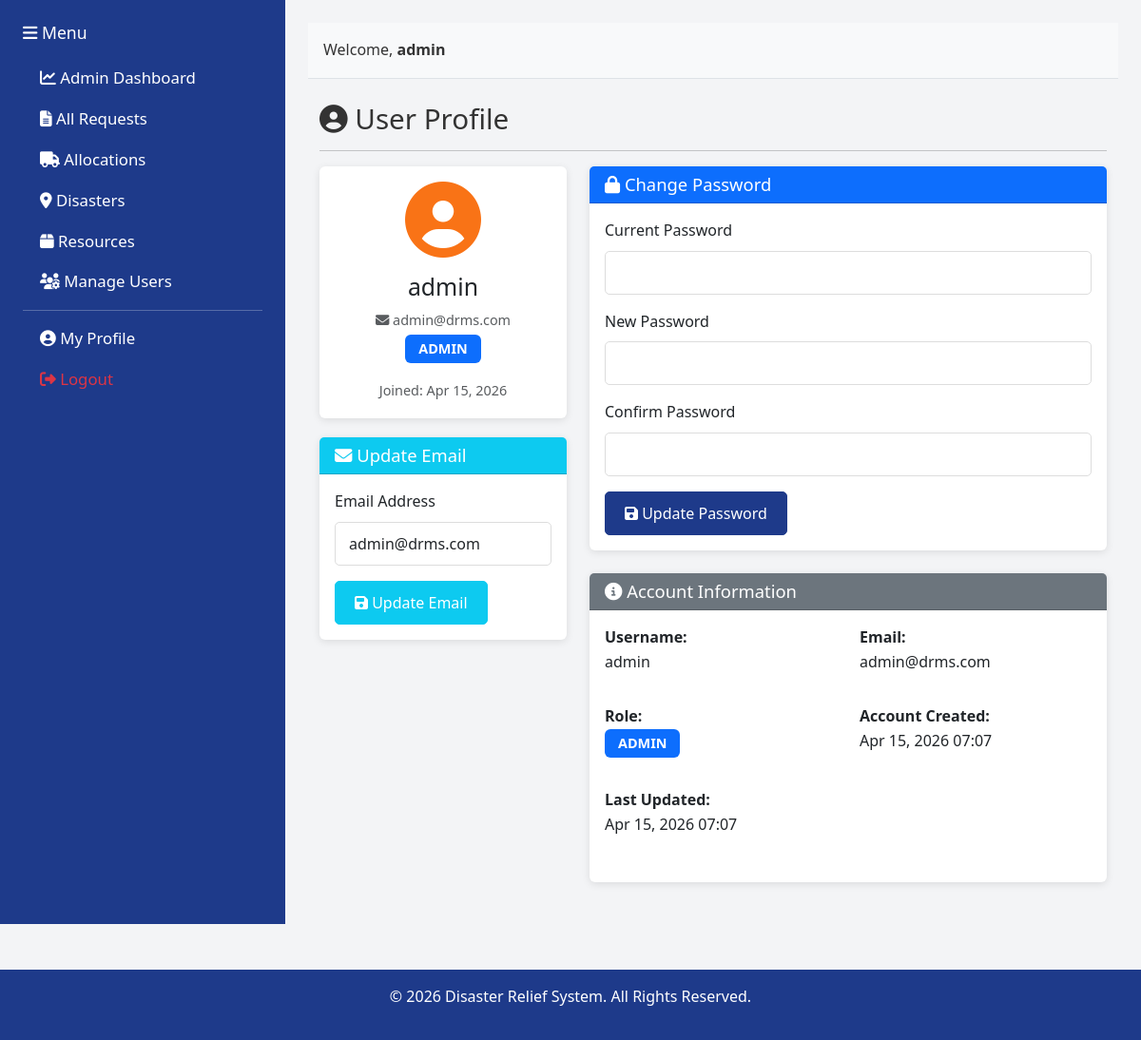
The app's page /profile.php (signed in) with its own data.
### tables this page shows
CREATE TABLE IF NOT EXISTS `users` (
    `id` INT PRIMARY KEY AUTO_INCREMENT,
    `username` VARCHAR(100) NOT NULL UNIQUE,
    `email` VARCHAR(255) DEFAULT NULL UNIQUE,
    `password` VARCHAR(255) NOT NULL,
    `role` VARCHAR(50) NOT NULL DEFAULT 'user',
    `location` VARCHAR(255),
    `created_at` TIMESTAMP DEFAULT CURRENT_TIMESTAMP,
    `updated_at` TIMESTAMP DEFAULT CURRENT_TIMESTAMP ON UPDATE CURRENT_TIMESTAMP
);

### config/auth.php (called while the page is built, shortened)
<?php
function is_logged_in() {
    return isset($_SESSION['user_id']);
}
function get_user_info() {
    global $conn;
    $user_id = $_SESSION['user_id'];
    $query = "SELECT * FROM users WHERE id = ?";
    $stmt = $conn->prepare($query);
    $stmt->bind_param("i", $user_id);
    $stmt->execute();
    return $stmt->get_result()->fetch_assoc();
}
?>

### profile.php (the view, shortened to what this page needs)
<?php
require_once 'config/database.php';
require_once 'config/auth.php';
$user = get_user_info();
?>
<!DOCTYPE html>
<html lang="en">
<head>
    <link href="https://cdn.jsdelivr.net/npm/bootstrap@5.3.0/dist/css/bootstrap.min.css" rel="stylesheet">
    <link href="https://cdnjs.cloudflare.com/ajax/libs/font-awesome/6.4.0/css/all.min.css" rel="stylesheet">
    <link href="assets/css/style.css" rel="stylesheet">
</head>
<body>
    <div class="container-fluid">
        <div class="row" style="min-height: 100vh;">
            <?php include 'includes/sidebar.php'; ?>
            <div class="col-md-9 p-4" style="background-color: #F3F4F6;">
                <?php include 'includes/header.php'; ?>
                <div class="container mt-4">
                    <h2><i class="fas fa-user-circle"></i> User Profile</h2>
                    <hr>
                    <div class="row">
                        <div class="col-md-4">
                            <div class="card">
                                <div class="card-body text-center">
                                    <i class="fas fa-user-circle" style="font-size: 80px; color: #F97316;"></i>
                                    <h3 class="mt-3"><?php echo htmlspecialchars($user['username']); ?></h3>
                                    <?php if (!empty($user['email'])): ?>
                                        <p class="text-muted mb-1"><i class="fas fa-envelope"></i> <?php echo htmlspecialchars($user['email']); ?></p>
                                    <?php endif; ?>
                                    <p class="text-muted">
                                        <span class="badge bg-primary"><?php echo strtoupper($user['role']); ?></span>
                                    </p>
                                    <small class="text-muted">
                                        Joined: <?php echo date('M d, Y', strtotime($user['created_at'])); ?>
                                    </small>
                                </div>
                            </div>
                            <div class="card mt-3">
                                <div class="card-header bg-info text-white">
                                    <h5 class="mb-0"><i class="fas fa-envelope"></i> Update Email</h5>
                                </div>
                                <div class="card-body">
                                    <form method="POST" action="">
                                        <div class="mb-3">
                                            <label for="email" class="form-label">Email Address</label>
                                            <input type="email" class="form-control" id="email" name="email"
                                                   value="<?php echo htmlspecialchars($user['email'] ?? ''); ?>"
                                                   placeholder="Enter your email address">
                                        </div>
                                        <button type="submit" class="btn btn-info text-white">
                                            <i class="fas fa-save"></i> Update Email
                                        </button>
                                    </form>
                                </div>
                            </div>
                        </div>
                        <div class="col-md-8">
                            <div class="card">
                                <div class="card-header bg-primary text-white">
                                    <h5 class="mb-0"><i class="fas fa-lock"></i> Change Password</h5>
                                </div>
                                <div class="card-body">
                                    <form method="POST" action="">
                                        <div class="mb-3">
                                            <label for="current_password" class="form-label">Current Password</label>
                                            <input type="password" class="form-control" id="current_password" name="current_password" required>
                                        </div>
                                        <div class="mb-3">
                                            <label for="new_password" class="form-label">New Password</label>
                                            <input type="password" class="form-control" id="new_password" name="new_password" required>
                                        </div>
                                        <div class="mb-3">
                                            <label for="confirm_password" class="form-label">Confirm Password</label>
                                            <input type="password" class="form-control" id="confirm_password" name="confirm_password" required>
                                        </div>
                                        <button type="submit" class="btn btn-primary">
                                            <i class="fas fa-save"></i> Update Password
                                        </button>
                                    </form>
                                </div>
                            </div>
                            <div class="card mt-4">
                                <div class="card-header bg-secondary text-white">
                                    <h5 class="mb-0"><i class="fas fa-info-circle"></i> Account Information</h5>
                                </div>
                                <div class="card-body">
                                    <div class="row mb-3">
                                        <div class="col-md-6">
                                            <strong>Username:</strong>
                                            <p><?php echo htmlspecialchars($user['username']); ?></p>
                                        </div>
                                        <div class="col-md-6">
                                            <strong>Email:</strong>
                                            <p><?php echo htmlspecialchars($user['email'] ?? 'Not set'); ?></p>
                                        </div>
                                    </div>
                                    <div class="row mb-3">
                                        <div class="col-md-6">
                                            <strong>Role:</strong>
                                            <p><span class="badge bg-primary"><?php echo strtoupper($user['role']); ?></span></p>
                                        </div>
                                        <div class="col-md-6">
                                            <strong>Account Created:</strong>
                                            <p><?php echo date('M d, Y H:i', strtotime($user['created_at'])); ?></p>
                                        </div>
                                    </div>
                                    <div class="row mb-3">
                                        <div class="col-md-6">
                                            <strong>Last Updated:</strong>
                                            <p><?php echo date('M d, Y H:i', strtotime($user['updated_at'])); ?></p>
                                        </div>
                                    </div>
                                </div>
                            </div>
                        </div>
                    </div>
                </div>
            </div>
        </div>
    </div>
    <?php include 'includes/footer.php'; ?>
</body>
</html>

### assets/css/style.css (style rules this page uses)
:root { --primary: #1E3A8A; --secondary: #F97316; --background: #F3F4F6; --danger: #DC2626; }
* { margin: 0; padding: 0; box-sizing: border-box; }
body { font-family: 'Segoe UI', Tahoma, Geneva, Verdana, sans-serif; font-size: 16px; line-height: 1.6; background-color: var(--background); color: #333; }
h2 { font-size: 1.85rem; }
h3 { font-size: 1.55rem; }
h5 { font-size: 1.15rem; }
p, li, span, a, label, td, th, div { font-size: inherit; }
.btn-primary { background-color: var(--primary) !important; border-color: var(--primary) !important; }
.card { border: none; box-shadow: 0 2px 8px rgba(0, 0, 0, 0.1); margin-bottom: 20px; }
.card-header { background-color: var(--primary); color: white; font-size: 1.1rem; }
.card-body { font-size: 1rem; }
.badge { padding: 8px 14px; font-size: 0.9rem; }
.form-control, .form-select { border-radius: 5px; border: 1px solid #ddd; font-size: 1rem; padding: 10px 14px; }
.form-label { font-size: 1rem; font-weight: 500; }
.btn { border-radius: 5px; font-weight: 500; font-size: 1rem; padding: 10px 20px; }
small, .small, .text-muted { font-size: 0.9rem !important; }

### records on screen
users: username "admin", email "admin@drms.com", role "ADMIN", created_at "Apr 15, 2026", created_at "Apr 15, 2026 07:07", updated_at "Apr 15, 2026 07:07"

### other values on screen
$_SESSION['username'] "admin"
